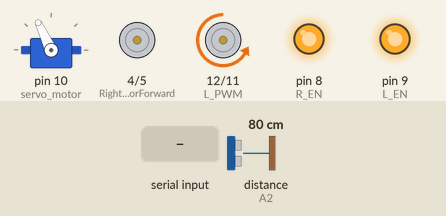
Bench run of a sketch on a simulated Arduino Uno, built with avr-gcc and run on an emulated ATmega328P. Parts: servo, motor-driver pin pairs drawn as motors (green arrow = first pin HIGH = forward, orange = second pin HIGH = backward, longer = more drive), output pins drawn as LEDs (lit = HIGH). The inputs (shaded band) are chosen by the test bench; at power-on: distance to the obstacle (sensor on A2) 80 cm. The echo pulse lasts 58.3 µs per cm.

Above: at 3.9 s.
4.0 s: distance to the obstacle (sensor on A2) set to 53 cm
5.5 s: distance to the obstacle (sensor on A2) set to 46 cm
At 6.5 s:
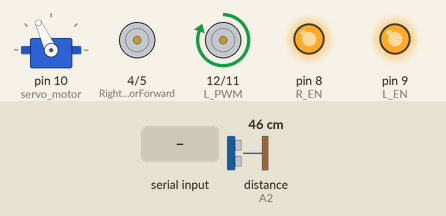
At 7.5 s:
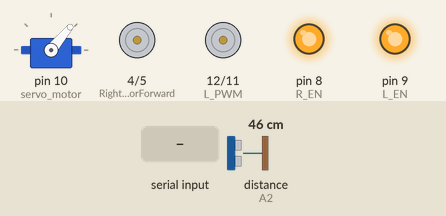
8.5 s: distance to the obstacle (sensor on A2) set to 50 cm
At 9.9 s:
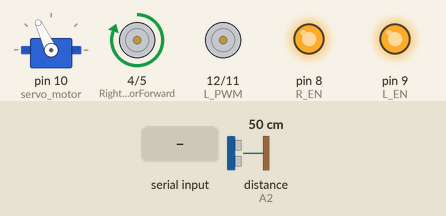
11.5 s: "steer_left\n" received over Serial
14.5 s: distance to the obstacle (sensor on A2) set to 2 cm
At 16.65 s:
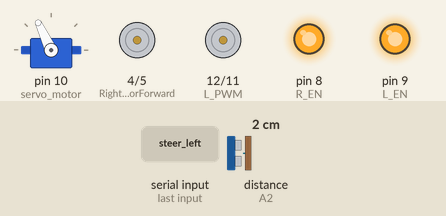
17.5 s: distance to the obstacle (sensor on A2) set to 4 cm
Timing chart, 0 to 35.5 s (numbered marks = the images above; inputs shaded):
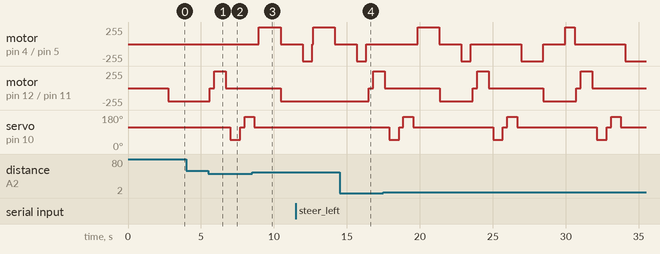

The sketch:

self_driving_car.ino
```cpp
#include <Servo.h>          //Servo motor library. This is standard library
#include <NewPing.h>        //Ultrasonic sensor function library. You must install this library

//our L298N control pins
//const int LeftMotorForward = 7;
//const int LeftMotorBackward = 6;
const int RightMotorForward = 4;
const int RightMotorBackward = 5;
#define R_EN 8
#define R_PWM 11
//#define L_IS 7
#define L_EN 9
#define L_PWM 12

//sensor pins
#define trig_pin A1 //analog input 1
#define echo_pin A2 //analog input 2

#define maximum_distance 200
boolean goesForward = false;
int distance = 100;

NewPing sonar(trig_pin, echo_pin, maximum_distance); //sensor function
Servo servo_motor; //our servo name


void setup(){
  Serial.begin(9600);

  pinMode(RightMotorForward, OUTPUT);
  // pinMode(LeftMotorForward, OUTPUT);
  //pinMode(LeftMotorBackward, OUTPUT);
  pinMode(RightMotorBackward, OUTPUT);
  pinMode(R_EN, OUTPUT);
  pinMode(R_PWM, OUTPUT);
  //pinMode(L_IS, OUTPUT);
  pinMode(L_EN, OUTPUT);
  pinMode(L_PWM, OUTPUT);
  //digitalWrite(R_IS, LOW);
  //digitalWrite(L_IS, LOW);
 digitalWrite(R_EN, HIGH);
 digitalWrite(L_EN, HIGH);

  servo_motor.attach(10); //our servo pin

  servo_motor.write(115);
  delay(2000);
  distance = readPing();
  delay(100);
  distance = readPing();
  delay(100);
  distance = readPing();
  delay(100);
  distance = readPing();
  delay(100);
}

void loop(){
  if (Serial.available() > 0) {
    String command = Serial.readStringUntil('\n');
    if (command == "steer_left"){
      turnLeft();
      delay(1500);
      steermoveStop();
      moveForward();
      delay(1500);
      turnRight();
      delay(650);
      steermoveStop();
    }
    else if (command == "steer_right"){
      turnRight();
      delay(1500);
      steermoveStop();
      moveForward();
      delay(1500);
      turnLeft();
      delay(650);
      steermoveStop();
    }
    else if (command == "steer_straight"){
      moveForward();
    }
  }
  main_function();

}

int lookRight(){
  servo_motor.write(50);
  delay(500);
  int distance = readPing();
  delay(100);
  servo_motor.write(115);
  return distance;
}

int lookLeft(){
  servo_motor.write(170);
  delay(500);
  int distance = readPing();
  delay(100);
  servo_motor.write(115);
  return distance;
  delay(100);
}

int readPing(){
  delay(70);
  int cm = sonar.ping_cm();
  if (cm==0){
    cm=250;
  }
  return cm;
}

void steermoveStop(){

  digitalWrite(RightMotorForward, LOW);
  //digitalWrite(LeftMotorForward, LOW);
  digitalWrite(RightMotorBackward, LOW);
  //digitalWrite(LeftMotorBackward, LOW);
}

void moveForward(){

  if(!goesForward){

    goesForward=true;

  analogWrite(R_PWM, 200);
  analogWrite(L_PWM, 0);
  }
}

void moveBackward(){

  goesForward=false;

  analogWrite(R_PWM, 0);
  analogWrite(L_PWM, 200);

}

void turnRight(){

  //digitalWrite(LeftMotorForward, HIGH);
  digitalWrite(RightMotorBackward, HIGH);
  //digitalWrite(LeftMotorBackward, LOW);
  digitalWrite(RightMotorForward, LOW);
  //delay(1500);
  //digitalWrite(LeftMotorForward, HIGH);
  //digitalWrite(RightMotorForward, HIGH);

  //digitalWrite(LeftMotorBackward, LOW);
  //digitalWrite(RightMotorBackward, LOW);

}

void turnLeft(){

  //digitalWrite(LeftMotorBackward, HIGH);
  digitalWrite(RightMotorForward, HIGH);

  //digitalWrite(LeftMotorForward, LOW);
  digitalWrite(RightMotorBackward, LOW);

  //delay(1500);
}

void moveStop(){
  analogWrite(R_PWM, 0);
  analogWrite(L_PWM, 0);
}

void main_function(){

  int distanceRight = 0;
  int distanceLeft = 0;
  delay(50);

  if (distance <= 50){
    moveStop();
    delay(300);
    moveBackward();
    delay(800);
    moveStop();
    delay(300);
    distanceRight = lookRight();
    delay(300);
    distanceLeft = lookLeft();
    delay(300);

    if (distance >= distanceLeft){
      turnRight();
      delay(1500);
      steermoveStop();
      moveForward();
      delay(1500);
      turnLeft();
      delay(650);
      steermoveStop();
    }
    else{
      turnLeft();
      delay(1500);
      steermoveStop();
      moveForward();
      delay(1500);
      turnRight();
      delay(650);
      steermoveStop();
    }
  }
  else{
    moveForward();

  }
  distance = readPing();
}
 
```

Measured:
- the behaviour switches between 50 and 49 cm on distance to the obstacle (sensor on A2) (found by bisection; images 0 and 1)
- the behaviour switches between 46 and 47 cm on distance to the obstacle (sensor on A2) (found by bisection; images 2 and 3)
- after the input at 4.0 s, every drawn part: stays the same
- after the input at 5.5 s, motor on pin 12 (L_PWM) / pin 11 (R_PWM): backward 200/255 → stopped after 0.11 s, → forward 255/255 0.30 s later, → stopped 0.80 s later; servo on pin 10 (servo_motor): 115° → 50° after 1.5 s, → 115° 0.67 s later, → 170° 0.30 s later
- after the input at 14.5 s, motor on pin 12 (L_PWM) / pin 11 (R_PWM): backward 200/255 → stopped after 2.0 s, → forward 255/255 0.30 s later
